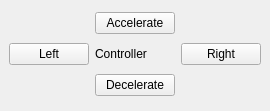
<ui version="4.0" >
 <class>Controller</class>
 <widget class="QWidget" name="Controller" >
  <property name="geometry" >
   <rect>
    <x>0</x>
    <y>0</y>
    <width>255</width>
    <height>111</height>
   </rect>
  </property>
  <property name="windowTitle" >
   <string>Controller</string>
  </property>
  <layout class="QGridLayout" >
   <property name="margin" >
    <number>9</number>
   </property>
   <property name="spacing" >
    <number>6</number>
   </property>
   <item row="1" column="1" >
    <widget class="QLabel" name="label" >
     <property name="text" >
      <string>Controller</string>
     </property>
     <property name="alignment" >
      <set>Qt4::AlignCenter</set>
     </property>
    </widget>
   </item>
   <item row="2" column="1" >
    <widget class="QPushButton" name="decelerate" >
     <property name="text" >
      <string>Decelerate</string>
     </property>
    </widget>
   </item>
   <item row="0" column="1" >
    <widget class="QPushButton" name="accelerate" >
     <property name="text" >
      <string>Accelerate</string>
     </property>
    </widget>
   </item>
   <item row="1" column="2" >
    <widget class="QPushButton" name="right" >
     <property name="text" >
      <string>Right</string>
     </property>
    </widget>
   </item>
   <item row="1" column="0" >
    <widget class="QPushButton" name="left" >
     <property name="text" >
      <string>Left</string>
     </property>
    </widget>
   </item>
  </layout>
 </widget>
 <resources/>
 <connections/>
</ui>
